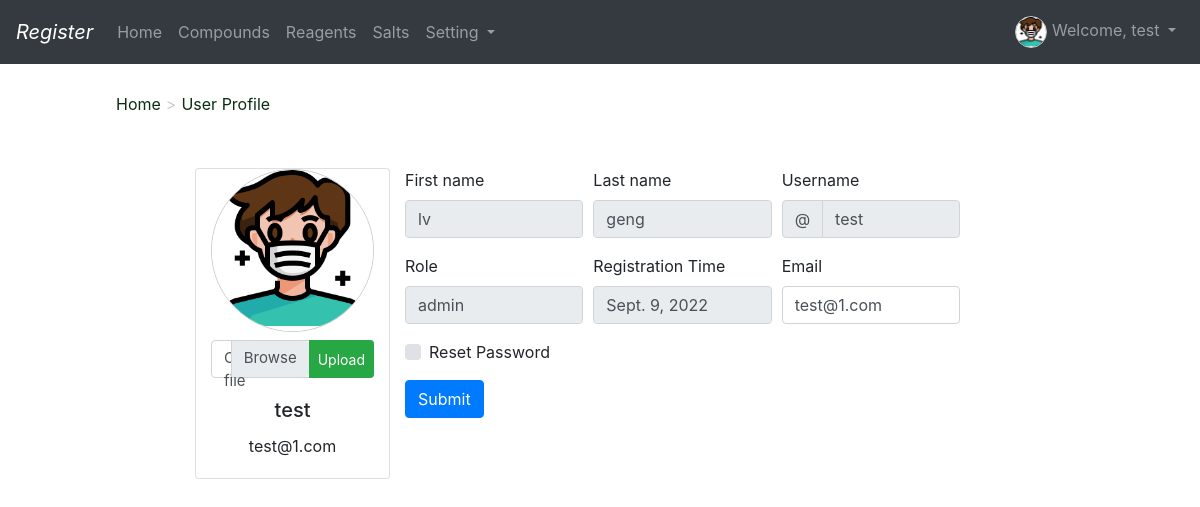
/profile/ (signed in), run on an earlier commit of the app's database.
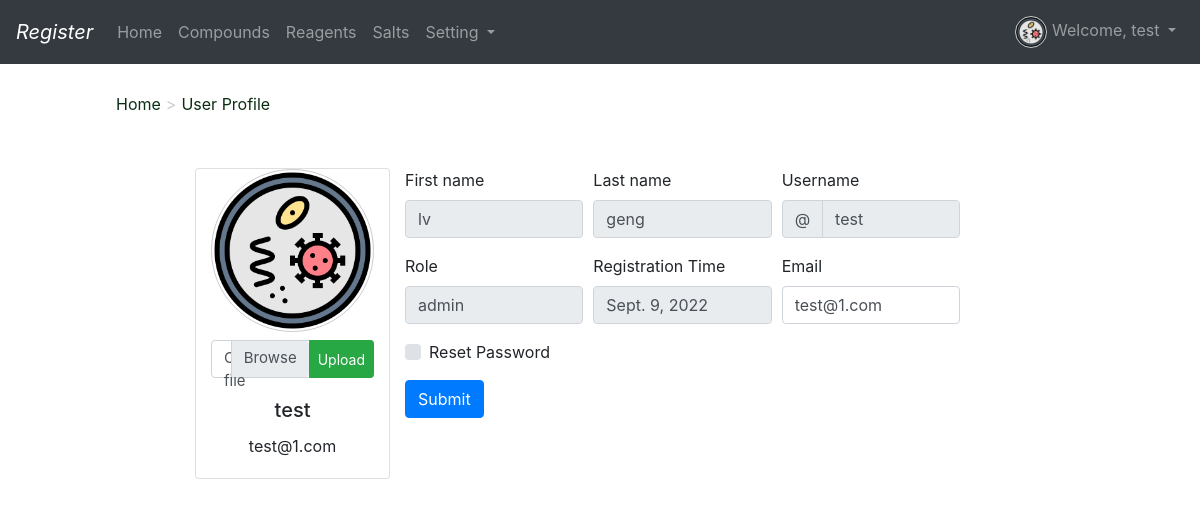
And on a later commit of the database.
### user/models.py (models this page shows)
class UsersInfo(models.Model):
    username = models.CharField(max_length=20)
    firstname = models.CharField(max_length=50,default='')
    lastname = models.CharField(max_length=50,default='')
    password = models.CharField(max_length=1000)
    age=models.IntegerField(default=0)
    email=models.EmailField(default='')
    badge=models.IntegerField(default=0)
    phone_number=models.IntegerField(default=0)
    register_time = models.DateField(null=True,auto_now_add=True)
    status = models.CharField(max_length=50,default='')
    role = models.CharField(max_length=50, default='')
    avatar_file_path = models.CharField(max_length=500,default='')

### user/views.py (the view, shortened to what this page needs)
# urls.py: path('profile/', user_view.profile),
def profile(request):
    if request.session.get('is_login'):
        username = request.session.get('username')
        user_info = UsersInfo.objects.get(username = username)
        return render(request, 'profile.html', locals())
    else:
        return redirect("/login/")

### register/template/profile.html (shortened to what the changed rows need)
{% extends "base.html" %}
{% block mainbody %}
<nav class="navbar navbar-expand-lg navbar-dark bg-dark">
  <div class="collapse navbar-collapse" id="navbarSupportedContent">
    <ul class="navbar-nav">
      <li class="nav-item dropdown">
        <a class="nav-link dropdown-toggle" href="#" id="navbarDropdown" role="button" data-toggle="dropdown" aria-haspopup="true" aria-expanded="false">
            <img src="{{ user_info.avatar_file_path }}"  style="wdith:2rem;height:2rem;border-radius: 50%;border:1px solid #cccccc">
            Welcome, {{ username }}
        </a>
      </li>
    </ul>
  </div>
</nav>
<div class="col-12 row">
    <div class="card col-2 mt-4 offset-2" style="width: 12rem;">
      <img class="card-img-top" src="{{ user_info.avatar_file_path }}" alt="Card image cap" style="border-radius: 50%;border:1px solid #cccccc">
        <div class="input-group mt-2">
          <div class="custom-file">
          </div>
          <div class="input-group-append">
          </div>
        </div>
      <div class="card-body text-center">
        <h5 class="card-title text-center">{{ user_info.username }}</h5>
        <p class="card-text">{{ user_info.email }}</p>
      </div>
    </div>
    <div class="col-6 mt-4">
        <form id ='user_profile' action = '/profile/' method = 'post'>
          <div class="form-row">
            <div class="col-md-4 mb-3">
              <label for="validationDefault01">First name</label>
              <input type="text" class="form-control" id="validationDefault01" placeholder="First name" value="{{ user_info.firstname }}" disabled>
            </div>
            <div class="col-md-4 mb-3">
              <label for="validationDefault02">Last name</label>
              <input type="text" class="form-control" id="validationDefault02" placeholder="Last name" value="{{ user_info.lastname }}" disabled>
            </div>
          </div>
          <div class="form-row">
            <div class="col-md-4 mb-3">
              <label for="validationDefault04">Role</label>
              <input type="text" class="form-control" id="validationDefault04" placeholder="Role" value="{{ user_info.role }}" disabled>
            </div>
            <div class="col-md-4 mb-3">
              <label for="validationDefault05">Registration Time</label>
              <input type="text" class="form-control" id="validationDefault05" placeholder="Registration Time" value="{{ user_info.register_time }}" disabled>
            </div>
            <div class="col-md-4 mb-3">
              <label for="validationDefault03">Email</label>
              <input name='email' type="text" class="form-control" id="validationDefault03" placeholder="Email" value="{{ user_info.email }}" required>
            </div>
          </div>
        </form>
    </div>
</div>
{% endblock %}

What changed in the data, as far as the page shows it:
changed UsersInfo "test": avatar_file_path: a different picture
